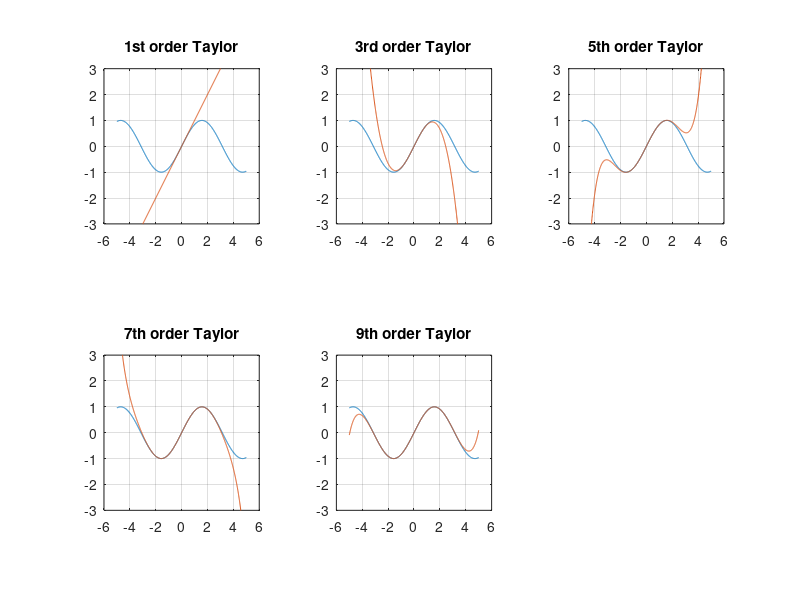
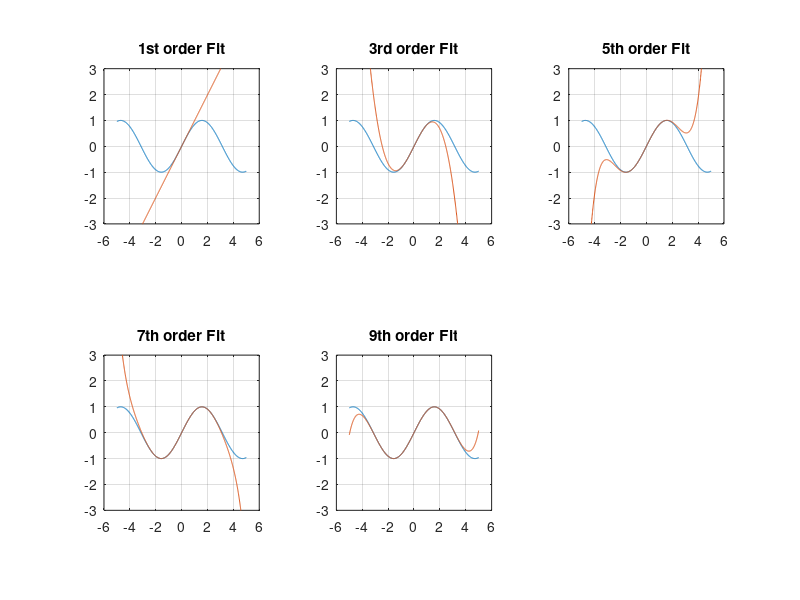

These charts were generated, in order, by the following MATLAB code:
%Simple test of Polynomial fitting versus Taylor expansion
%Recreate plots from https://math.libretexts.org/Bookshelves/Calculus/Book%3A_Active_Calculus_(Boelkins_et_al)/8%3A_Sequences_and_Series/8.5%3A_Taylor_Polynomials_and_Taylor_Series
close all;
clearvars;

N = 1000;               %Number of sample points of the sine
x = linspace(-5,5,N);   
y = sin(x); 
W = 0.25;               %Fit window (fit between -W<x<W)

%% Calculate 1st up to 9th order Taylor expansions of the sine
P1 = x;
P3 = x - x.^3/factorial(3);
P5 = x - x.^3/factorial(3) + x.^5/factorial(5);
P7 = x - x.^3/factorial(3) + x.^5/factorial(5) - x.^7/factorial(7);
P9 = x - x.^3/factorial(3) + x.^5/factorial(5) - x.^7/factorial(7) + x.^9/factorial(9);

%% Calculate 1st up to 9th order fit in windows W
%Determine which x/y values are eligible for fitting
xin = x(abs(x)<W);
yin = y(abs(x)<W);
%Determine coefficitions using polyfit
p1 = polyfit(xin,yin,1);
p3 = polyfit(xin,yin,3);
p5 = polyfit(xin,yin,5);
p7 = polyfit(xin,yin,7);
p9 = polyfit(xin,yin,9);
%Calculate values elsewhere using polyval
Q1 = polyval(p1,x);
Q3 = polyval(p3,x);
Q5 = polyval(p5,x);
Q7 = polyval(p7,x);
Q9 = polyval(p9,x);

%% Print maximum absolute error between Taylor and fit
fprintf('Max error fit - Taylor (1st order): %.2e\n',max(abs(P1-Q1)));
fprintf('Max error fit - Taylor (3rd order): %.2e\n',max(abs(P3-Q3)));
fprintf('Max error fit - Taylor (5th order): %.2e\n',max(abs(P5-Q5)));
fprintf('Max error fit - Taylor (7th order): %.2e\n',max(abs(P7-Q7)));
fprintf('Max error fit - Taylor (9th order): %.2e\n',max(abs(P9-Q9)));

%% Plot the results for 1st - 9th order Taylor
figure(1);
subplot(2,3,1);
plot(x,y),hold on;
plot(x,P1);
title('1st order Taylor');
ylim([-3 3]);
axis square;
grid on;

subplot(2,3,2);
plot(x,y),hold on;
plot(x,P3);
title('3rd order Taylor');
ylim([-3 3]);
axis square;
grid on;

subplot(2,3,3);
plot(x,y),hold on;
plot(x,P5);
title('5th order Taylor');
ylim([-3 3]);
axis square;
grid on;

subplot(2,3,4);
plot(x,y),hold on;
plot(x,P7);
title('7th order Taylor');
ylim([-3 3]);
axis square;
grid on;

subplot(2,3,5)
plot(x,y),hold on;
plot(x,P9);
title('9th order Taylor');
ylim([-3 3]);
axis square;
grid on;

%% Plot the results for 1st - 9th order polynomial fit
figure(2);
subplot(2,3,1);
plot(x,y),hold on;
plot(x,Q1);
title('1st order Fit');
ylim([-3 3]);
axis square;
grid on;

subplot(2,3,2);
plot(x,y),hold on;
plot(x,Q3);
title('3rd order Fit');
ylim([-3 3]);
axis square;
grid on;

subplot(2,3,3);
plot(x,y),hold on;
plot(x,Q5);
title('5th order Fit');
ylim([-3 3]);
axis square;
grid on;

subplot(2,3,4);
plot(x,y),hold on;
plot(x,Q7);
title('7th order Fit');
ylim([-3 3]);
axis square;
grid on;

subplot(2,3,5)
plot(x,y),hold on;
plot(x,Q9);
title('9th order Fit');
ylim([-3 3]);
axis square;
grid on;